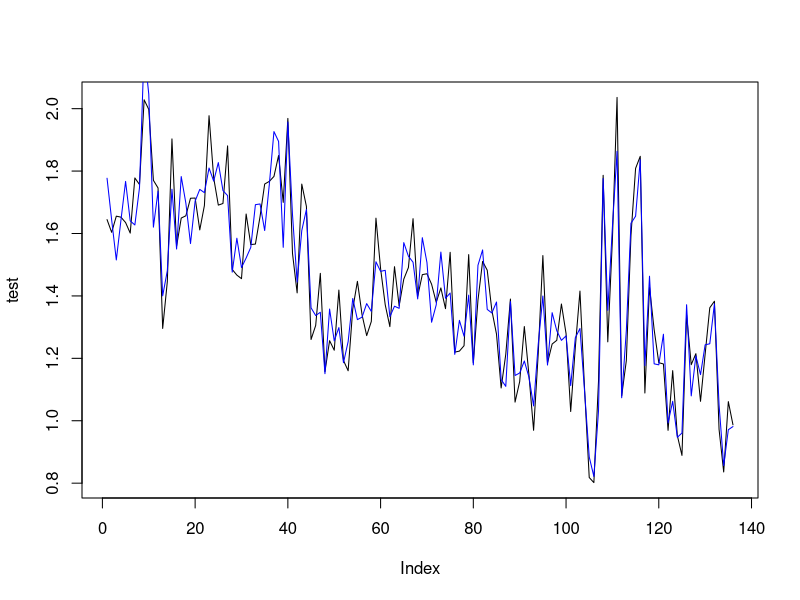

Write R code to recreate this figure.
## playing around with data ##
library(foreign)
library(zoo)
library(plm)

setwd("~/Documents/Kent/Macro")
mac = read.dta('quarterly.dta')

# Functions ---------------------------------------------------------------

L <- function(x, k) 
{
  c(rep(NA, k), x)[1 : length(x)] 
}

deseasonalizeQ <- function (x)
{
  x <- ts(x)
  #Step1: Centered moving averages: create cma time series having the same length with the original time series x
  # cma has 2 NAs on both ends.
  cma <- filter(x, filter = c(1/8, 1/4, 1/4, 1/4, 1/8), sides=2)
  
  #Step2: Ratios = Original time series / centered moving averages
  ratio <- x/cma
  
  #Step3: Unadjusted 4 seasonal indexes
  unadj4si <- ts(1:4)
  # floor((length(x)-4)/4)  #"-4" is 4 NA at both ends; below "-1" is due to starting "0:" in multiplication
  
  unadj4si[1] <- mean(ratio[3+4*(0:(floor((length(x)-4)/4) - 1))])
  unadj4si[2] <- mean(ratio[4+4*(0:(floor((length(x)-4)/4) - 1))])
  unadj4si[3] <- mean(ratio[5+4*(0:(floor((length(x)-4)/4) - 1))])
  unadj4si[4] <- mean(ratio[6+4*(0:(floor((length(x)-4)/4) - 1))])
  
  #Step4: Adjusted 4 seasonal indexes
  adj4si <- ts(1:4)
  adj4si[1] <- unadj4si[1]/mean(c(unadj4si[1],unadj4si[2],unadj4si[3],unadj4si[4]))
  adj4si[2] <- unadj4si[2]/mean(c(unadj4si[1],unadj4si[2],unadj4si[3],unadj4si[4]))
  adj4si[3] <- unadj4si[3]/mean(c(unadj4si[1],unadj4si[2],unadj4si[3],unadj4si[4]))
  adj4si[4] <- unadj4si[4]/mean(c(unadj4si[1],unadj4si[2],unadj4si[3],unadj4si[4]))
  
  #Step5: Propogated adjusted seasonal indexes
  propadjsi <- ts(1:length(x))
  
  propadjsi[3+4*(0:(floor((length(x)-4)/4) - 1))] <- adj4si[1]
  propadjsi[4+4*(0:(floor((length(x)-4)/4) - 1))] <- adj4si[2]
  propadjsi[5+4*(0:(floor((length(x)-4)/4) - 1))] <- adj4si[3]
  propadjsi[6+4*(0:(floor((length(x)-4)/4) - 1))] <- adj4si[4]
  
  propadjsi[1] <- adj4si[3]
  propadjsi[2] <- adj4si[4]
  propadjsi[length(x)-1] <- adj4si[1]
  propadjsi[length(x)] <- adj4si[2]
  
  #Step6: Deseasonalized values
  out <- x/propadjsi  # deseasonalized = x/propadjsi
  return(out)
}

deasonalizeDavidQ = function(x)
{
  Time = 1:length(x)
  N = rep(1:4,length(x)/4)
  
  Q1 = (N==1)
  Q2 = (N==2)
  Q3 = (N==3)
  
  fit = lm(x~Time+Q1+Q2+Q3)
  
  alpha = fit$coefficients[1]
  beta = fit$coefficients[2]
  deseason = alpha + beta*Time + fit$residuals
  return(deseason)
}

# Data --------------------------------------------------------------------

N = dim(mac)[1]

# unique values
ucountj = unique(mac$country_j)
ucounti = unique(mac$country_i)
udate = unique(mac$date)

newmac = mac[order(mac$country_j),]

newmac$exprat = (newmac$exp / newmac$exp_wld)*100
test = newmac$exprat[intersect(which(newmac$country_j=='Australia'),which(newmac$country_i=='United Kingdom'))]
plot(test,type='l')
testdea = deseasonalizeQ(test)
lines(testdea,col='blue')

for(i in 1:N)
{
  
}


x <- 1:100
filter(x, rep(1, 3))
filter(x, rep(1, 3), sides = 1)
filter(x, rep(1, 3), sides = 1, circular = TRUE)


# Building design matrix --------------------------------------------------
